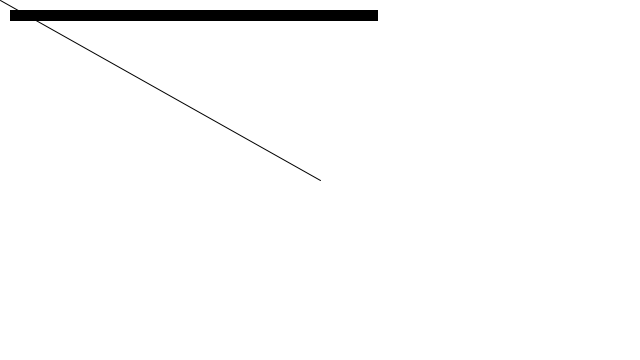
Frame 1 (no input)
Frame 60 (the mouse pressed at the canvas centre just before this capture): identical to frame 1, image omitted
Frame 120 (the mouse held since frame 60 and released just before this capture): blank canvas, image omitted

The Processing sketch that drew this single still picture (run headless with seeded random() and noise(); from frame 60 on, the mouse is pressed at the canvas centre):

// Processing sketch: Example_1_5_Vector_Magnitude
// ── Example_1_5_Vector_Magnitude.pde
// The Nature of Code
// Daniel Shiffman
// http://natureofcode.com

// Example 1-5: Vector magnitude

void setup() {
  size(640, 360);
}

void draw() {
  background(255);

  PVector mouse = new PVector(mouseX, mouseY);
  PVector center = new PVector(width / 2, height / 2);
  mouse.sub(center);

  //{!3} The magnitude (i.e. length) of a vector can be accessed via the mag() function.  Here it is used as the width of a rectangle drawn at the top of the window.
  float m = mouse.mag();
  fill(0);
  rect(10, 10, m, 10);

  translate(width / 2, height / 2);
  line(0, 0, mouse.x, mouse.y);
}
